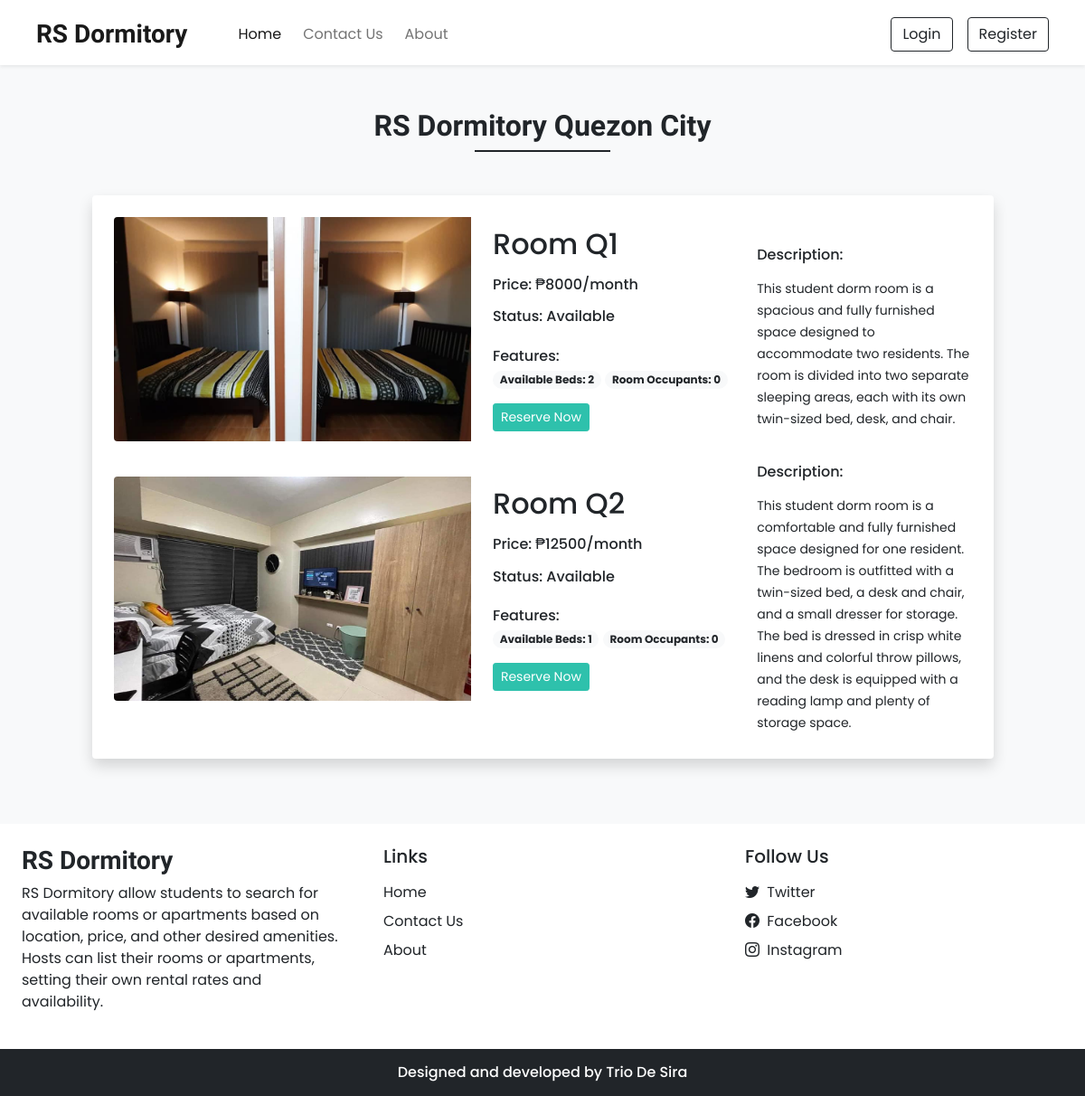
Screenshot of /dorms3.php with the database file from the repository.
### tables this page shows
CREATE TABLE `room_data` (
  `room_id` int(10) UNSIGNED NOT NULL,
  `room_name` varchar(30) NOT NULL,
  `price` float NOT NULL,
  `available_beds` int(10) NOT NULL,
  `room_occupants` int(10) NOT NULL,
  `dorm_id` int(10) UNSIGNED NOT NULL,
  `status` text NOT NULL,
  `description` text NOT NULL,
  `image` text NOT NULL
);

### dorms3.php (the view, shortened to what this page needs)
<!DOCTYPE html>
<html lang="en">
<head>
  <?php require('inc/links.php'); ?>
  <link rel="stylesheet" href="css/common.css">
</head>
<body class="bg-light">
  <?php require('inc/header.php'); ?>
  <div class="my-5 px-4">
    <h2 class="fw-bold h-font text-center">RS Dormitory Quezon City</h2>
    <div class="h-line bg-dark"></div>
  </div>
  <div class="container d-flex justify-content-center ">
    <div class="row d-flex justify-content-center">
      <div class="col-lg-11 col-md-12 px-4">
        <div class="card mb-4 border-0 shadow">
          <div class="row g-0 p-4 align-items-center ">
            <?php
            $sql = "SELECT * FROM room_data WHERE dorm_id = 3";
            $result = mysqli_query($conn, $sql);
            if (mysqli_num_rows($result) > 0) {
              while ($row = mysqli_fetch_assoc($result)) {
            ?>
                <div class="col-md-5 mb-lg-0 mb-md-0 mb-3">
                  <img src="images/rooms/<?php echo $row['image']; ?>" class="img-responsive rounded-start mb-4" width="440" height="247.5" alt="...">
                </div>
                <div class="col-md-4 px-lg-4 px-md-3 px-0">
                  <h2 class="mb-3"><?php echo $row['room_name']; ?></h5>
                    <h6 class="mb-3">Price: ₱<?php echo $row['price']; ?>/month</h6>
                    <h6 class="mb-4">Status: <?php echo $row['status']; ?></h6>
                    <div class="features mb-3">
                      <h6 class="mb-1">Features:</h6>
                      <span class="badge rounded-pill bg-light text-dark text-wrap">Available Beds: <?php echo $row['available_beds']; ?></span>
                      <span class="badge rounded-pill bg-light text-dark text-wrap mb-3">Room Occupants: <?php echo $row['room_occupants']; ?></span><br>
                      <button type="reset" class="btn btn-sm w-30 text-white custom-bg shadow-none mb-2 disabled-button" data-bs-toggle="modal" data-bs-target="#reserveModal" <?php
                                                                                                                                                                                if ($row['status'] == 'N/A') {
                                                                                                                                                                                  echo 'id = "notAvailable" disabled';
                                                                                                                                                                                }
                                                                                                                                                                                ?>>
                        <?php
                        if ($row['status'] == 'N/A') {
                          echo 'Unavailable';
                        } else {
                          echo 'Reserve Now';
                        }
                        ?>
                      </button>
                    </div>
                </div>
                <div class="col-md-3">
                  <h6 class="mb-3">Description:</h6>
                  <p class="mb-1"><small><?php echo $row['description']; ?></small></p>
                </div>
            <?php
              }
            }
            ?>
          </div>
        </div>
      </div>
    </div>
  </div>
  <?php require('inc/footer.php'); ?>
</body>
</html>

### css/common.css (style rules this page uses)
:root { --teal: #2ec1ac; --teal-hover: #279e8c; }
* { font-family: 'Poppins', sans-serif; }
.h-font { font-family: 'Merienda', cursive; }
.custom-bg { background-color: var(--teal); border: 1px solid var(--teal); }
.h-line { width: 150px; margin: 0 auto; height: 1.7px; }

### dorms3.php (style rules this page uses)
img { max-width: 100%; max-height: 100%; }

### inc/header.php (style rules this page uses)
.custom-bg { background-color: var(--teal); border: 1px solid var(--teal); }

### rows the page displays
room_data: image (picture), room_name "Room Q1", price "8000", status "Available", available_beds "2", room_occupants "0", shows "Reserve Now", description "This student dorm room is a spacious and fully furnished space designed to accommodate two residents. The room is divided into two separate sleeping areas, each with its own twin-sized bed, desk, and chair."
room_data: image (picture), room_name "Room Q2", price "12500", status "Available", available_beds "1", room_occupants "0", shows "Reserve Now", description "This student dorm room is a comfortable and fully furnished space designed for one resident. The bedroom is outfitted with a twin-sized bed, a desk and chair, and a small dresser for storage. The bed is dressed in crisp white linens and colorful throw pillows, and the desk is equipped with a reading lamp and plenty of storage space."
